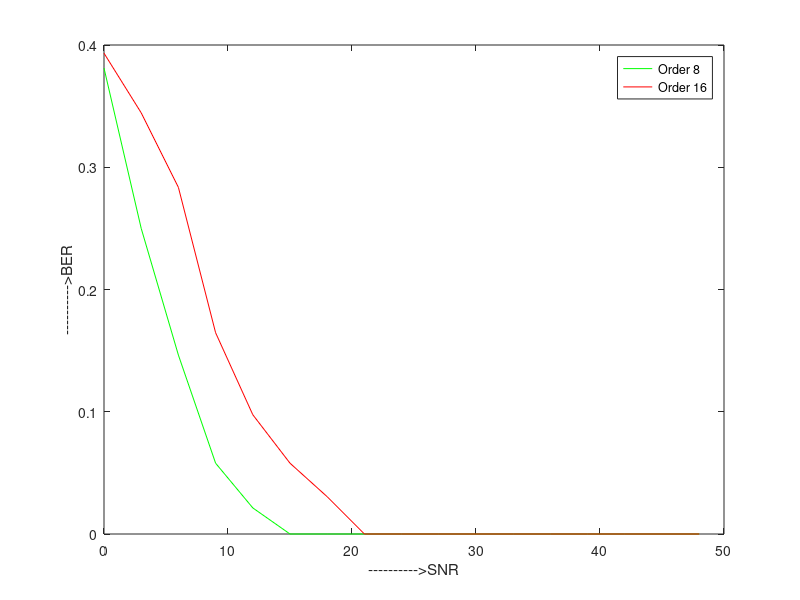

Write the MATLAB code that produced this figure.
clc
close all
clear all
txt1='Information and communication Engineering';
symbols=double(txt1);
symbolTObitmapping=de2bi(symbols,8,'left-msb');
totNobits=numel(symbolTObitmapping);
inputReshapeBits=reshape(symbolTObitmapping,1,totNobits);
M=8;
sum=0;
for i=1:2
  sum=sum+M;  
  M=sum;
bps=log2(M);

%padding

remainder=rem(totNobits,bps);
if(remainder==0)
    UserPadedData=inputReshapeBits;
else
    UserPadedData=[inputReshapeBits,zeros(1,bps-remainder)];
end

%modulation

reshapeUserPadedData=reshape(UserPadedData,numel(UserPadedData)/bps,bps);
bitToSymbolMapping=bi2de(reshapeUserPadedData,'left-msb');
modulatedSymbol=pskmod(bitToSymbolMapping,M);

BER=[];
SNR=[];
for snr=0:3:50;
   noisySymbols=awgn(modulatedSymbol,snr,'measured');
demoduledSymbol=pskdemod( noisySymbols,M);

demodulatedSymbolToBitMapping=de2bi(demoduledSymbol,'left-msb');
bit=numel(demodulatedSymbolToBitMapping);
outputreshape=reshape(demodulatedSymbolToBitMapping,1,bit);
%remove padding

demodulateBitsWithoutPadding=outputreshape(1:totNobits);
[number,ratio]=biterr(inputReshapeBits,demodulateBitsWithoutPadding);
BER=[BER ratio];
SNR=[SNR snr];
end
if M==8
plot(SNR,BER,'g')
else
hold on
plot(SNR,BER,'r')
legend('Order 8','Order 16')
end

end
xlabel('---------->SNR')
ylabel('---------->BER')
%original text
txtBits=reshape(demodulateBitsWithoutPadding,numel(demodulateBitsWithoutPadding)/8,8);
txtBitsDecimal=bi2de(txtBits,'left-msb');
msg=char(txtBitsDecimal)


